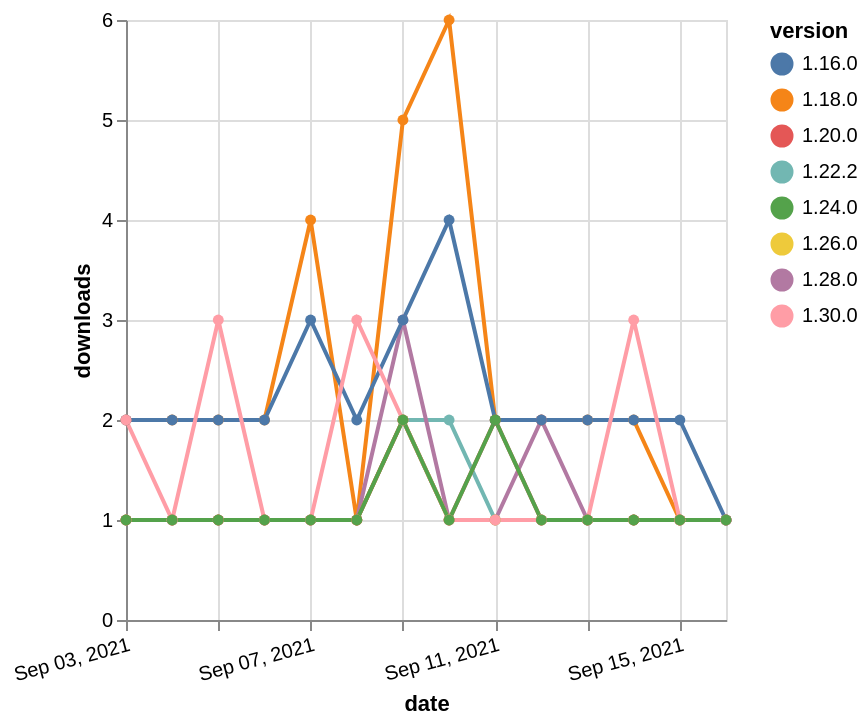

Vega-Lite specification for this chart:
### Vega-Lite specification from a JSON file in a GitHub repository (floating-point values rounded to 4 significant figures)
{"$schema": "https://vega.github.io/schema/vega-lite/v5.json", "description": "A simple bar chart with embedded data.", "data": {"values": [{"date": "2021-09-03", "total": 2642, "delta": 2, "version": "1.18.0"}, {"date": "2021-09-04", "total": 2644, "delta": 2, "version": "1.18.0"}, {"date": "2021-09-05", "total": 2646, "delta": 2, "version": "1.18.0"}, {"date": "2021-09-06", "total": 2648, "delta": 2, "version": "1.18.0"}, {"date": "2021-09-07", "total": 2652, "delta": 4, "version": "1.18.0"}, {"date": "2021-09-08", "total": 2653, "delta": 1, "version": "1.18.0"}, {"date": "2021-09-09", "total": 2658, "delta": 5, "version": "1.18.0"}, {"date": "2021-09-10", "total": 2664, "delta": 6, "version": "1.18.0"}, {"date": "2021-09-11", "total": 2666, "delta": 2, "version": "1.18.0"}, {"date": "2021-09-12", "total": 2668, "delta": 2, "version": "1.18.0"}, {"date": "2021-09-13", "total": 2670, "delta": 2, "version": "1.18.0"}, {"date": "2021-09-14", "total": 2672, "delta": 2, "version": "1.18.0"}, {"date": "2021-09-15", "total": 2673, "delta": 1, "version": "1.18.0"}, {"date": "2021-09-16", "total": 2674, "delta": 1, "version": "1.18.0"}, {"date": "2021-09-03", "total": 213, "delta": 1, "version": "1.22.2"}, {"date": "2021-09-04", "total": 214, "delta": 1, "version": "1.22.2"}, {"date": "2021-09-05", "total": 215, "delta": 1, "version": "1.22.2"}, {"date": "2021-09-06", "total": 216, "delta": 1, "version": "1.22.2"}, {"date": "2021-09-07", "total": 217, "delta": 1, "version": "1.22.2"}, {"date": "2021-09-08", "total": 218, "delta": 1, "version": "1.22.2"}, {"date": "2021-09-09", "total": 220, "delta": 2, "version": "1.22.2"}, {"date": "2021-09-10", "total": 222, "delta": 2, "version": "1.22.2"}, {"date": "2021-09-11", "total": 223, "delta": 1, "version": "1.22.2"}, {"date": "2021-09-12", "total": 224, "delta": 1, "version": "1.22.2"}, {"date": "2021-09-13", "total": 225, "delta": 1, "version": "1.22.2"}, {"date": "2021-09-14", "total": 226, "delta": 1, "version": "1.22.2"}, {"date": "2021-09-15", "total": 227, "delta": 1, "version": "1.22.2"}, {"date": "2021-09-16", "total": 228, "delta": 1, "version": "1.22.2"}, {"date": "2021-09-03", "total": 219, "delta": 1, "version": "1.28.0"}, {"date": "2021-09-04", "total": 220, "delta": 1, "version": "1.28.0"}, {"date": "2021-09-05", "total": 221, "delta": 1, "version": "1.28.0"}, {"date": "2021-09-06", "total": 222, "delta": 1, "version": "1.28.0"}, {"date": "2021-09-07", "total": 223, "delta": 1, "version": "1.28.0"}, {"date": "2021-09-08", "total": 224, "delta": 1, "version": "1.28.0"}, {"date": "2021-09-09", "total": 227, "delta": 3, "version": "1.28.0"}, {"date": "2021-09-10", "total": 228, "delta": 1, "version": "1.28.0"}, {"date": "2021-09-11", "total": 229, "delta": 1, "version": "1.28.0"}, {"date": "2021-09-12", "total": 231, "delta": 2, "version": "1.28.0"}, {"date": "2021-09-13", "total": 232, "delta": 1, "version": "1.28.0"}, {"date": "2021-09-14", "total": 233, "delta": 1, "version": "1.28.0"}, {"date": "2021-09-15", "total": 234, "delta": 1, "version": "1.28.0"}, {"date": "2021-09-16", "total": 235, "delta": 1, "version": "1.28.0"}, {"date": "2021-09-03", "total": 184, "delta": 1, "version": "1.26.0"}, {"date": "2021-09-04", "total": 185, "delta": 1, "version": "1.26.0"}, {"date": "2021-09-05", "total": 186, "delta": 1, "version": "1.26.0"}, {"date": "2021-09-06", "total": 187, "delta": 1, "version": "1.26.0"}, {"date": "2021-09-07", "total": 188, "delta": 1, "version": "1.26.0"}, {"date": "2021-09-08", "total": 189, "delta": 1, "version": "1.26.0"}, {"date": "2021-09-09", "total": 191, "delta": 2, "version": "1.26.0"}, {"date": "2021-09-10", "total": 192, "delta": 1, "version": "1.26.0"}, {"date": "2021-09-11", "total": 193, "delta": 1, "version": "1.26.0"}, {"date": "2021-09-12", "total": 194, "delta": 1, "version": "1.26.0"}, {"date": "2021-09-13", "total": 195, "delta": 1, "version": "1.26.0"}, {"date": "2021-09-14", "total": 196, "delta": 1, "version": "1.26.0"}, {"date": "2021-09-15", "total": 197, "delta": 1, "version": "1.26.0"}, {"date": "2021-09-16", "total": 198, "delta": 1, "version": "1.26.0"}, {"date": "2021-09-03", "total": 274, "delta": 1, "version": "1.20.0"}, {"date": "2021-09-04", "total": 275, "delta": 1, "version": "1.20.0"}, {"date": "2021-09-05", "total": 276, "delta": 1, "version": "1.20.0"}, {"date": "2021-09-06", "total": 277, "delta": 1, "version": "1.20.0"}, {"date": "2021-09-07", "total": 278, "delta": 1, "version": "1.20.0"}, {"date": "2021-09-08", "total": 279, "delta": 1, "version": "1.20.0"}, {"date": "2021-09-09", "total": 281, "delta": 2, "version": "1.20.0"}, {"date": "2021-09-10", "total": 282, "delta": 1, "version": "1.20.0"}, {"date": "2021-09-11", "total": 284, "delta": 2, "version": "1.20.0"}, {"date": "2021-09-12", "total": 285, "delta": 1, "version": "1.20.0"}, {"date": "2021-09-13", "total": 286, "delta": 1, "version": "1.20.0"}, {"date": "2021-09-14", "total": 287, "delta": 1, "version": "1.20.0"}, {"date": "2021-09-15", "total": 288, "delta": 1, "version": "1.20.0"}, {"date": "2021-09-16", "total": 289, "delta": 1, "version": "1.20.0"}, {"date": "2021-09-03", "total": 2428, "delta": 2, "version": "1.16.0"}, {"date": "2021-09-04", "total": 2430, "delta": 2, "version": "1.16.0"}, {"date": "2021-09-05", "total": 2432, "delta": 2, "version": "1.16.0"}, {"date": "2021-09-06", "total": 2434, "delta": 2, "version": "1.16.0"}, {"date": "2021-09-07", "total": 2437, "delta": 3, "version": "1.16.0"}, {"date": "2021-09-08", "total": 2439, "delta": 2, "version": "1.16.0"}, {"date": "2021-09-09", "total": 2442, "delta": 3, "version": "1.16.0"}, {"date": "2021-09-10", "total": 2446, "delta": 4, "version": "1.16.0"}, {"date": "2021-09-11", "total": 2448, "delta": 2, "version": "1.16.0"}, {"date": "2021-09-12", "total": 2450, "delta": 2, "version": "1.16.0"}, {"date": "2021-09-13", "total": 2452, "delta": 2, "version": "1.16.0"}, {"date": "2021-09-14", "total": 2454, "delta": 2, "version": "1.16.0"}, {"date": "2021-09-15", "total": 2456, "delta": 2, "version": "1.16.0"}, {"date": "2021-09-16", "total": 2457, "delta": 1, "version": "1.16.0"}, {"date": "2021-09-03", "total": 134, "delta": 2, "version": "1.30.0"}, {"date": "2021-09-04", "total": 135, "delta": 1, "version": "1.30.0"}, {"date": "2021-09-05", "total": 138, "delta": 3, "version": "1.30.0"}, {"date": "2021-09-06", "total": 139, "delta": 1, "version": "1.30.0"}, {"date": "2021-09-07", "total": 140, "delta": 1, "version": "1.30.0"}, {"date": "2021-09-08", "total": 143, "delta": 3, "version": "1.30.0"}, {"date": "2021-09-09", "total": 145, "delta": 2, "version": "1.30.0"}, {"date": "2021-09-10", "total": 146, "delta": 1, "version": "1.30.0"}, {"date": "2021-09-11", "total": 147, "delta": 1, "version": "1.30.0"}, {"date": "2021-09-12", "total": 148, "delta": 1, "version": "1.30.0"}, {"date": "2021-09-13", "total": 149, "delta": 1, "version": "1.30.0"}, {"date": "2021-09-14", "total": 152, "delta": 3, "version": "1.30.0"}, {"date": "2021-09-15", "total": 153, "delta": 1, "version": "1.30.0"}, {"date": "2021-09-16", "total": 154, "delta": 1, "version": "1.30.0"}, {"date": "2021-09-03", "total": 210, "delta": 1, "version": "1.24.0"}, {"date": "2021-09-04", "total": 211, "delta": 1, "version": "1.24.0"}, {"date": "2021-09-05", "total": 212, "delta": 1, "version": "1.24.0"}, {"date": "2021-09-06", "total": 213, "delta": 1, "version": "1.24.0"}, {"date": "2021-09-07", "total": 214, "delta": 1, "version": "1.24.0"}, {"date": "2021-09-08", "total": 215, "delta": 1, "version": "1.24.0"}, {"date": "2021-09-09", "total": 217, "delta": 2, "version": "1.24.0"}, {"date": "2021-09-10", "total": 218, "delta": 1, "version": "1.24.0"}, {"date": "2021-09-11", "total": 220, "delta": 2, "version": "1.24.0"}, {"date": "2021-09-12", "total": 221, "delta": 1, "version": "1.24.0"}, {"date": "2021-09-13", "total": 222, "delta": 1, "version": "1.24.0"}, {"date": "2021-09-14", "total": 223, "delta": 1, "version": "1.24.0"}, {"date": "2021-09-15", "total": 224, "delta": 1, "version": "1.24.0"}, {"date": "2021-09-16", "total": 225, "delta": 1, "version": "1.24.0"}]}, "width": "container", "mark": {"type": "line", "point": {"filled": true}}, "encoding": {"x": {"field": "date", "type": "temporal", "timeUnit": "yearmonthdate", "title": "date", "axis": {"labelAngle": -15}}, "y": {"field": "delta", "type": "quantitative", "title": "downloads"}, "color": {"field": "version", "type": "nominal"}, "tooltip": {"field": "delta"}}}
